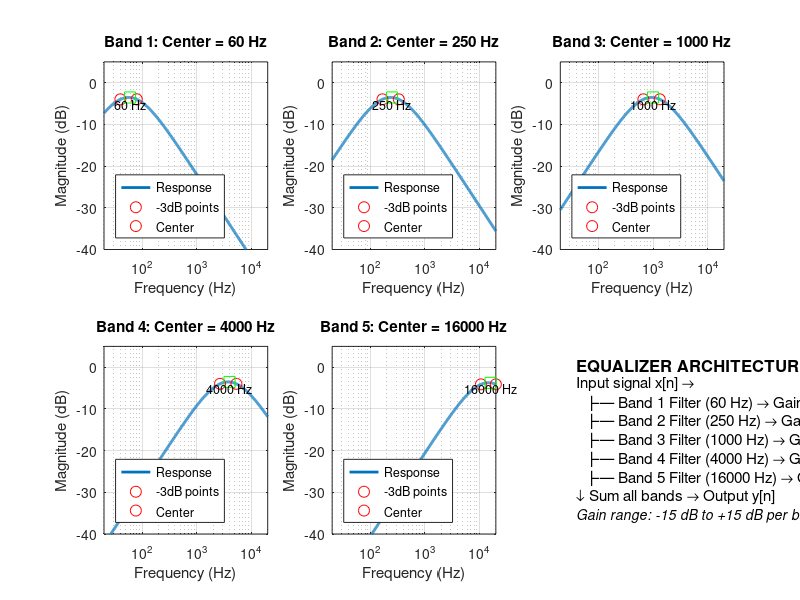

Write MATLAB code to recreate this figure. (Note: this script raises an error after producing the figure.)
clear all; close all; clc

%% Part 1: Equalizer Design Specifications

% Sampling parameters
fs = 44100;  % Standard audio sampling rate (Hz)
dt = 1/fs;

% Define 5 frequency bands with center frequencies and bandwidths
% Band 1: Bass (center: 60 Hz)
% Band 2: Low-mid (center: 250 Hz)  
% Band 3: Mid (center: 1000 Hz)
% Band 4: High-mid (center: 4000 Hz)
% Band 5: Treble (center: 16000 Hz)

center_freqs = [60, 250, 1000, 4000, 16000];
Q = 1.5;
bandwidths = center_freqs / Q;

fprintf('=== 5-BAND EQUALIZER DESIGN ===\n');
fprintf('Band\tCenter Freq\tBandwidth\tFrequency Range\n');
fprintf('----\t-----------\t---------\t---------------\n');
for i = 1:5
    f_low = max(20, center_freqs(i) - bandwidths(i)/2);
    f_high = min(20000, center_freqs(i) + bandwidths(i)/2);
    fprintf('Band %d\t%.0f Hz\t\t%.0f Hz\t\t%.0f - %.0f Hz\n', ...
        i, center_freqs(i), bandwidths(i), f_low, f_high);
end
fprintf('\n');

%% Part 2: Design Bandpass Filters for Each Band

% Each bandpass filter is created by cascading:
% - A high-pass filter (cutoff = low frequency edge)
% - A low-pass filter (cutoff = high frequency edge)

R = 1000;  % Base resistance (Ohms)
filters = struct();  % Store filter parameters

% Calculate filter responses for visualization
f_axis = logspace(log10(20), log10(20000), 1000);
H_bands = zeros(5, length(f_axis));

figure('Position', [100, 100, 1200, 500]);

for i = 1:5
    % Calculate band edges
    f_low = max(20, center_freqs(i) - bandwidths(i)/2);
    f_high = min(20000, center_freqs(i) + bandwidths(i)/2);
    
    % Design high-pass section (resistive load configuration)
    % f_c = 1/(2πRC) for cutoff frequency
    C_hp = 1/(2*pi*f_low*R);
    tau_hp = R * C_hp;
    alpha_hp = dt/tau_hp;  % For digital implementation
    
    % Design low-pass section (capacitive load configuration)
    C_lp = 1/(2*pi*f_high*R);
    tau_lp = R * C_lp;
    alpha_lp = dt/tau_lp;
    
    % Store filter parameters
    filters(i).center = center_freqs(i);
    filters(i).f_low = f_low;
    filters(i).f_high = f_high;
    filters(i).alpha_hp = alpha_hp;
    filters(i).alpha_lp = alpha_lp;
    filters(i).C_hp = C_hp;
    filters(i).C_lp = C_lp;
    
    % Calculate continuous-time frequency response for visualization
    w = 2*pi*f_axis;
    s = 1j*w;
    
    % High-pass: H_hp(s) = s/(s + 1/τ)
    % Low-pass: H_lp(s) = (1/τ)/(s + 1/τ)
    H_hp = s ./ (s + 1/tau_hp);
    H_lp = (1/tau_lp) ./ (s + 1/tau_lp);
    
    % Bandpass = high-pass cascaded with low-pass
    H_bands(i,:) = H_hp .* H_lp;
    
    % Plot individual band responses
    subplot(2, 3, i);
    semilogx(f_axis, 20*log10(abs(H_bands(i,:)) + eps), 'LineWidth', 2);
    hold on;
    
    % Mark -3dB points and center frequency
    [~, idx_low] = min(abs(f_axis - f_low));
    [~, idx_high] = min(abs(f_axis - f_high));
    [~, idx_center] = min(abs(f_axis - center_freqs(i)));
    
    plot(f_axis(idx_low), 20*log10(abs(H_bands(i,idx_low))), 'ro', 'MarkerSize', 8);
    plot(f_axis(idx_high), 20*log10(abs(H_bands(i,idx_high))), 'ro', 'MarkerSize', 8);
    plot(center_freqs(i), 20*log10(abs(H_bands(i,idx_center))), 'gs', 'MarkerSize', 8);
    
    xlabel('Frequency (Hz)');
    ylabel('Magnitude (dB)');
    title(sprintf('Band %d: Center = %.0f Hz', i, center_freqs(i)));
    grid on;
    xlim([20, 20000]);
    ylim([-40, 5]);
    
    % Add annotations
    text(center_freqs(i), -5, sprintf('%.0f Hz', center_freqs(i)), ...
        'HorizontalAlignment', 'center', 'FontSize', 9);
    legend('Response', '-3dB points', 'Center', 'Location', 'southwest');
end

% Show equalizer block diagram
subplot(2, 3, 6);
axis off;
text(0.1, 0.9, 'EQUALIZER ARCHITECTURE:', 'FontWeight', 'bold', 'FontSize', 12);
text(0.1, 0.8, 'Input signal x[n] →', 'FontSize', 11);
for i = 1:5
    text(0.15, 0.8 - i*0.1, sprintf('├─ Band %d Filter (%.0f Hz) → Gain G%d →', i, center_freqs(i), i), 'FontSize', 11);
end
text(0.1, 0.2, '↓ Sum all bands → Output y[n]', 'FontSize', 11);
text(0.1, 0.1, sprintf('Gain range: -15 dB to +15 dB per band'), 'FontSize', 10, 'FontAngle', 'italic');

%% Part 3: Load Sample Audio Files

% Set path to your audio files
audio_path = 'C:\Users\hazzz\OneDrive\Documents\MATLAB\SignalsHw\CaseStudy1\CS1SampleAudio\';

% List of audio files
audio_files = {'piano_noisy.wav', 'roosevelt_noisy.wav', 'violin_w_siren.wav'};
file_names = {'Piano with Noise', 'Roosevelt (Speech)', 'Violin with Siren'};

% Load all audio files
audio_data = cell(1, 3);
audio_fs = cell(1, 3);
audio_duration = zeros(1, 3);

fprintf('=== LOADING AUDIO FILES ===\n');
for i = 1:3
    full_path = [audio_path, audio_files{i}];
    if exist(full_path, 'file')
        [audio_data{i}, audio_fs{i}] = audioread(full_path);
        
        % Convert to mono if stereo
        if size(audio_data{i}, 2) > 1
            audio_data{i} = mean(audio_data{i}, 2);
        end
        
        % Store duration
        audio_duration(i) = length(audio_data{i}) / audio_fs{i};
        
        % Normalize
        audio_data{i} = audio_data{i} / max(abs(audio_data{i}));
        
        fprintf('Loaded: %s (fs = %d Hz, duration = %.2f s, samples = %d)\n', ...
            audio_files{i}, audio_fs{i}, audio_duration(i), length(audio_data{i}));
    else
        fprintf('File not found: %s\n', full_path);
        % Create dummy data if file not found
        audio_data{i} = 0.3 * sin(2*pi*440*(0:1/fs:5)') + 0.1 * randn(5*fs+1, 1);
        audio_fs{i} = fs;
        audio_duration(i) = 5;
        fprintf('Created test signal for processing\n');
    end
end
fprintf('\n');

%% Part 4: Equalizer Processing Function (Adapted for variable fs)

% Create a flexible equalizer function that handles different sampling rates
process_equalizer = @(x, gains_db, current_fs) process_5band_eq_adaptive(x, filters, gains_db, current_fs);

%% Part 5: Test the equalizer with different gain settings

% Test with a sweep signal to verify equalizer response
t_test = 0:1/fs:2;  % 2 seconds
f_sweep = logspace(log10(20), log10(20000), length(t_test));
x_test = sin(2*pi*cumsum(f_sweep)*dt)';

% Test with different gain settings
fprintf('=== TESTING EQUALIZER RESPONSE ===\n');

% Case 1: Flat response (all gains 0 dB)
gains_flat = [0, 0, 0, 0, 0];
y_flat = process_equalizer(x_test, gains_flat, fs);

% Case 2: Boost bass and treble, cut mids (smile curve)
gains_smile = [6, 3, 0, 3, 6];  % dB
y_smile = process_equalizer(x_test, gains_smile, fs);

% Case 3: Boost mids (vocal enhancement)
gains_vocal = [-6, -3, 6, 3, -3];  % dB
y_vocal = process_equalizer(x_test, gains_vocal, fs);

fprintf('Test signals processed with different EQ settings\n\n');

% Plot frequency responses
figure('Position', [100, 650, 1200, 400]);

% Compute overall frequency response for each gain setting
H_overall = zeros(3, length(f_axis));
for i = 1:5
    H_overall(1,:) = H_overall(1,:) + 10^(gains_flat(i)/20) * H_bands(i,:);
    H_overall(2,:) = H_overall(2,:) + 10^(gains_smile(i)/20) * H_bands(i,:);
    H_overall(3,:) = H_overall(3,:) + 10^(gains_vocal(i)/20) * H_bands(i,:);
end

subplot(1, 3, 1);
semilogx(f_axis, 20*log10(abs(H_overall(1,:))), 'b', 'LineWidth', 2);
xlabel('Frequency (Hz)'); ylabel('Magnitude (dB)');
title('Flat Response (All Gains 0 dB)');
grid on; xlim([20, 20000]); ylim([-20, 20]);
yline(0, 'k--');

subplot(1, 3, 2);
semilogx(f_axis, 20*log10(abs(H_overall(2,:))), 'r', 'LineWidth', 2);
xlabel('Frequency (Hz)'); ylabel('Magnitude (dB)');
title('Smile Curve EQ');
grid on; xlim([20, 20000]); ylim([-20, 20]);
yline(0, 'k--');

subplot(1, 3, 3);
semilogx(f_axis, 20*log10(abs(H_overall(3,:))), 'g', 'LineWidth', 2);
xlabel('Frequency (Hz)'); ylabel('Magnitude (dB)');
title('Vocal Enhancement EQ');
grid on; xlim([20, 20000]); ylim([-20, 20]);
yline(0, 'k--');

sgtitle('Overall Equalizer Frequency Response with Different Gain Settings');

%% Part 6: Apply Equalizer to Sample Audio Files

% Define EQ settings for enhancement
fprintf('=== APPLYING EQUALIZER TO AUDIO FILES ===\n');

% EQ Setting 1: Noise reduction (cut extreme lows and highs)
gains_noise_reduction = [-9, -3, 0, -3, -9];  % dB

% EQ Setting 2: Speech enhancement (boost mid frequencies)
gains_speech = [-6, 0, 9, 3, -6];  % dB

% EQ Setting 3: Music enhancement (gentle smile curve)
gains_music = [3, 1, 0, 2, 4];  % dB

% EQ Setting 4: Bird/High-frequency enhancement
gains_bird = [-3, -1, 2, 6, 9];  % dB

% Process each audio file with different EQ settings
processed_audio = cell(3, 4);  % 3 files × 4 EQ settings
eq_names = {'Noise Reduction', 'Speech Enhancement', 'Music Enhancement', 'Bird/High-freq Boost'};

for file_idx = 1:3
    current_audio = audio_data{file_idx};
    current_fs = audio_fs{file_idx};
    
    fprintf('\nProcessing %s:\n', file_names{file_idx});
    
    % Apply different EQ settings
    processed_audio{file_idx, 1} = process_equalizer(current_audio, gains_noise_reduction, current_fs);
    processed_audio{file_idx, 2} = process_equalizer(current_audio, gains_speech, current_fs);
    processed_audio{file_idx, 3} = process_equalizer(current_audio, gains_music, current_fs);
    processed_audio{file_idx, 4} = process_equalizer(current_audio, gains_bird, current_fs);
    
    for eq_idx = 1:4
        fprintf('  - %s applied\n', eq_names{eq_idx});
    end
end

%% Part 7: Visualize Results for Each Audio File

for file_idx = 1:3
    figure('Position', [100, 100, 1600, 1000]);
    sgtitle(sprintf('Equalizer Analysis: %s', file_names{file_idx}));
    
    current_audio = audio_data{file_idx};
    current_fs = audio_fs{file_idx};
    t_audio = (0:length(current_audio)-1)/current_fs;
    
    % Limit to first 5 seconds for clarity (or full file if shorter)
    max_samples = min(5*current_fs, length(current_audio));
    t_limited = t_audio(1:max_samples);
    audio_limited = current_audio(1:max_samples);
    
    % Plot original
    subplot(4, 4, 1);
    plot(t_limited, audio_limited);
    xlabel('Time (s)'); ylabel('Amplitude');
    title('Original Waveform');
    xlim([0, t_limited(end)]); ylim([-1, 1]);
    grid on;
    
    subplot(4, 4, 5);
    spectrogram(audio_limited, 256, 220, 256, current_fs, 'yaxis');
    title('Original Spectrogram');
    caxis([-80, -20]);
    
    subplot(4, 4, 9);
    [pxx, f] = pwelch(audio_limited, [], [], [], current_fs);
    semilogx(f, 10*log10(pxx));
    xlabel('Frequency (Hz)'); ylabel('Power/Frequency (dB/Hz)');
    title('Original Spectrum');
    xlim([20, 20000]); grid on;
    
    subplot(4, 4, 13);
    axis off;
    text(0.1, 0.5, sprintf('File: %s\nDuration: %.2f s\nSample Rate: %d Hz', ...
        audio_files{file_idx}, audio_duration(file_idx), current_fs), ...
        'FontSize', 11, 'FontWeight', 'bold');
    
    % Plot each EQ setting
    for eq_idx = 1:4
        proc_audio = processed_audio{file_idx, eq_idx};
        proc_limited = proc_audio(1:max_samples);
        
        % Waveform
        subplot(4, 4, eq_idx + 1);
        plot(t_limited, proc_limited);
        xlabel('Time (s)'); ylabel('Amplitude');
        title(sprintf('%s', eq_names{eq_idx}));
        xlim([0, t_limited(end)]); ylim([-1, 1]);
        grid on;
        
        % Spectrogram
        subplot(4, 4, eq_idx + 5);
        spectrogram(proc_limited, 256, 220, 256, current_fs, 'yaxis');
        title(sprintf('%s Spectrogram', eq_names{eq_idx}));
        caxis([-80, -20]);
        
        % Spectrum
        subplot(4, 4, eq_idx + 9);
        [pxx_proc, f] = pwelch(proc_limited, [], [], [], current_fs);
        semilogx(f, 10*log10(pxx_proc));
        xlabel('Frequency (Hz)'); ylabel('Power/Freq (dB/Hz)');
        title(sprintf('%s Spectrum', eq_names{eq_idx}));
        xlim([20, 20000]); grid on;
    end
end

%% Part 8: Analysis and Summary

fprintf('\n=== EQUALIZER DESIGN SUMMARY ===\n');
fprintf('Number of bands: 5\n');
fprintf('Band center frequencies: ');
fprintf('%.0f ', center_freqs);
fprintf('Hz\n');
fprintf('Quality factor (Q): %.1f\n', Q);
fprintf('Gain range: -15 dB to +15 dB per band\n');
fprintf('\nEach band implemented as cascaded high-pass and low-pass RC filters:\n');
fprintf('  High-pass: y[n+1] = (1-α) y[n] + (x[n+1] - x[n])\n');
fprintf('  Low-pass:  y[n+1] = (1-α) y[n] + α x[n]\n');
fprintf('\nEQ settings applied:\n');
for eq_idx = 1:4
    fprintf('  %d. %s: [', eq_idx, eq_names{eq_idx});
    if eq_idx == 1
        fprintf('%.0f, %.0f, %.0f, %.0f, %.0f] dB\n', gains_noise_reduction);
    elseif eq_idx == 2
        fprintf('%.0f, %.0f, %.0f, %.0f, %.0f] dB\n', gains_speech);
    elseif eq_idx == 3
        fprintf('%.0f, %.0f, %.0f, %.0f, %.0f] dB\n', gains_music);
    else
        fprintf('%.0f, %.0f, %.0f, %.0f, %.0f] dB\n', gains_bird);
    end
end

%% Helper Function: 5-Band Equalizer (Adaptive for different fs)
function y = process_5band_eq_adaptive(x, filters, gains_db, current_fs)
    % Process input through 5-band equalizer with adaptive sampling rate
    % x: input signal (column vector)
    % filters: structure with filter parameters (designed for fs=44100)
    % gains_db: 5-element vector of gains in dB
    % current_fs: sampling rate of the input signal
    
    dt = 1/current_fs;
    y = zeros(size(x));
    
    % Process each band
    for band = 1:5
        % Convert dB gain to linear
        gain_linear = 10^(gains_db(band)/20);
        
        % Initialize band output
        y_band = zeros(size(x));
        
        % Get filter parameters and adapt alpha for current sampling rate
        % The RC time constants remain the same, but alpha = dt/tau changes
        alpha_hp = dt / (filters(band).C_hp * 1000);  % R=1000
        alpha_lp = dt / (filters(band).C_lp * 1000);
        
        % Ensure alpha is valid (should be <= 1 for stability)
        alpha_hp = min(alpha_hp, 0.99);
        alpha_lp = min(alpha_lp, 0.99);
        
        % Apply high-pass filter (resistive load configuration)
        y_hp = zeros(size(x));
        y_hp(1) = x(1);  % Initialize
        for n = 1:length(x)-1
            y_hp(n+1) = (1 - alpha_hp) * y_hp(n) + (x(n+1) - x(n));
        end
        
        % Apply low-pass filter to high-pass output (capacitive load)
        y_band(1) = y_hp(1);
        for n = 1:length(x)-1
            y_band(n+1) = (1 - alpha_lp) * y_band(n) + alpha_lp * y_hp(n);
        end
        
        % Apply gain and add to output
        y = y + gain_linear * y_band;
    end
    
    % Normalize to prevent clipping
    if max(abs(y)) > 1
        y = y / max(abs(y)) * 0.95;
    end
end
